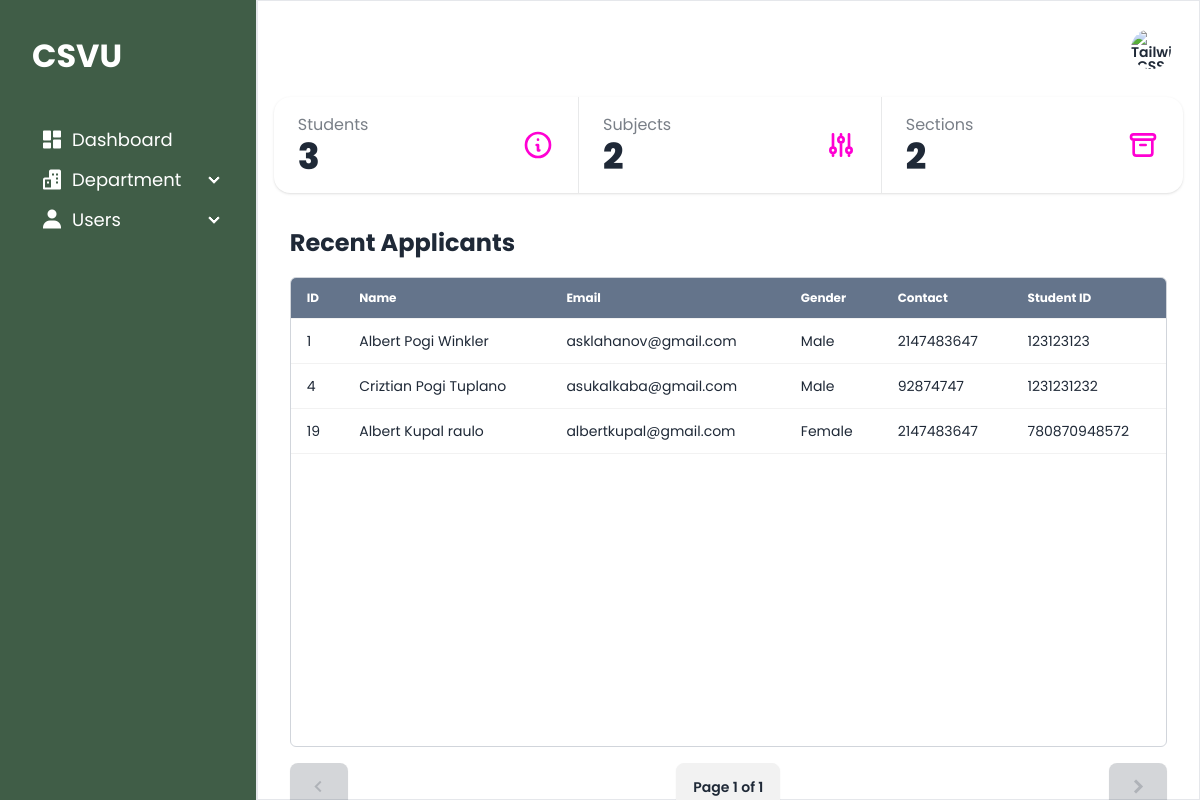
/admin/dashboard.php (signed in), run on an earlier commit of the app's database.
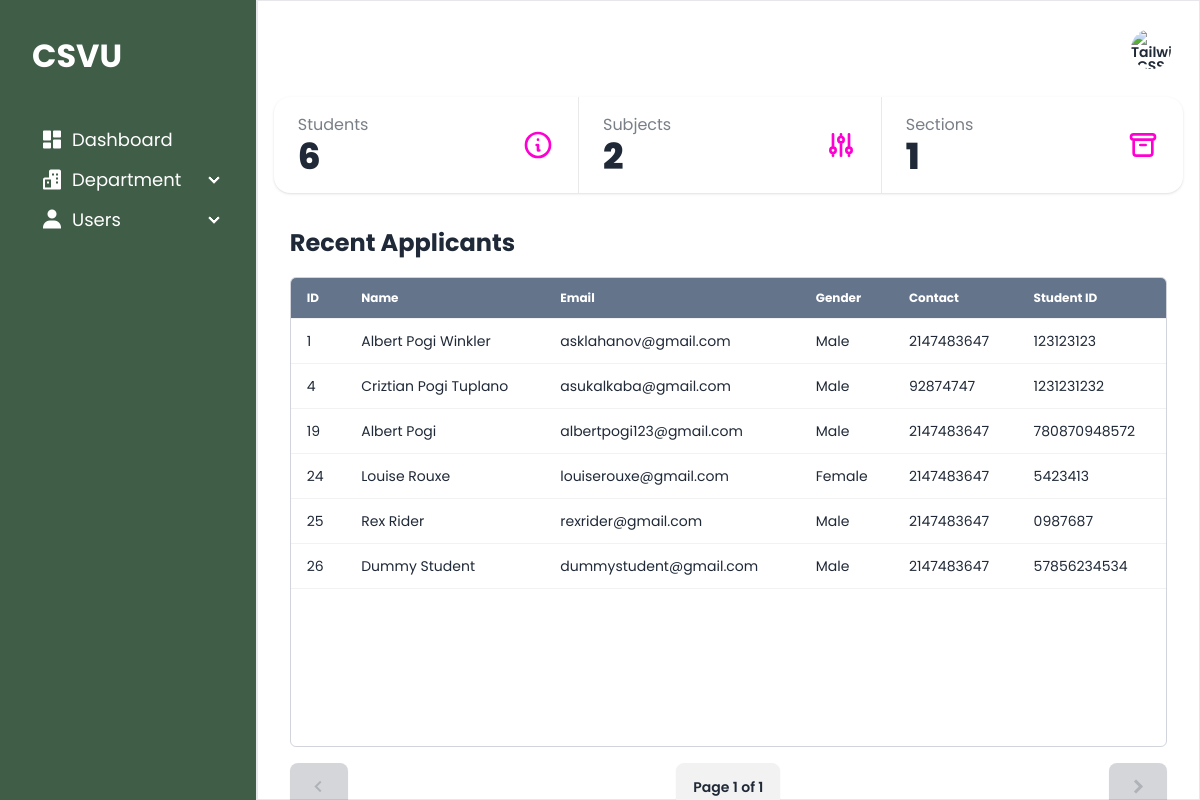
And on a later commit of the database.
### tables this page shows
CREATE TABLE `ap_userdetails` (
  `id` int(12) NOT NULL,
  `firstName` varchar(255) NOT NULL,
  `middleName` varchar(255) NOT NULL,
  `lastName` varchar(255) NOT NULL,
  `email` varchar(255) NOT NULL,
  `password` varchar(255) NOT NULL,
  `gender` varchar(255) NOT NULL,
  `contact` int(11) NOT NULL,
  `birthday` date DEFAULT NULL,
  `year_level` varchar(255) DEFAULT NULL,
  `roles` varchar(255) NOT NULL,
  `sid` varchar(255) DEFAULT NULL
);

### admin/dashboard.php (the view, shortened to what this page needs)
<?php
require("../configuration/config.php");
require_once("../components/header.php");
$limit = 10;
$page = isset($_GET['page']) ? $_GET['page'] : 1;
$start = ($page - 1) * $limit;
$result1 = $dbCon->query("SELECT count(id) AS id FROM ap_userdetails WHERE roles='student'");
$students = $result1->fetch_all(MYSQLI_ASSOC);
$total = $students[0]['id'];
$pages = ceil($total / $limit);
$query = "SELECT * FROM ap_userdetails WHERE roles='student' LIMIT $start, $limit";
$stundetQuery = $dbCon->query("SELECT * FROM ap_userdetails WHERE roles = 'student'");
$studentCount = $stundetQuery->num_rows;
$subjectQuery = $dbCon->query("SELECT * FROM ap_subjects");
$subjectCount = $subjectQuery->num_rows;
$sectionQuery = $dbCon->query("SELECT * FROM ap_sections");
$sectionCount = $sectionQuery->num_rows;
?>
<main class="h-screen flex overflow-hidden">
    <?php require_once("./layout/sidebar.php")  ?>
    <section class="border w-full px-4">
        <?php require_once("./layout/topbar.php") ?>
        <div class="stats shadow w-full mb-8">
            <div class="stat">
                <div class="stat-figure text-secondary">
                    <svg xmlns="http://www.w3.org/2000/svg" fill="none" viewBox="0 0 24 24" class="inline-block w-8 h-8 stroke-current">
                        <path stroke-linecap="round" stroke-linejoin="round" stroke-width="2" d="M13 16h-1v-4h-1m1-4h.01M21 12a9 9 0 11-18 0 9 9 0 0118 0z"></path>
                    </svg>
                </div>
                <div class="stat-title">Students</div>
                <div class="stat-value"><?php echo $studentCount ?></div>
            </div>
            <div class="stat">
                <div class="stat-figure text-secondary">
                </div>
                <div class="stat-title">Subjects</div>
                <div class="stat-value"><?php echo $subjectCount ?></div>
            </div>
            <div class="stat">
                <div class="stat-figure text-secondary">
                    <svg xmlns="http://www.w3.org/2000/svg" fill="none" viewBox="0 0 24 24" class="inline-block w-8 h-8 stroke-current">
                        <path stroke-linecap="round" stroke-linejoin="round" stroke-width="2" d="M5 8h14M5 8a2 2 0 110-4h14a2 2 0 110 4M5 8v10a2 2 0 002 2h10a2 2 0 002-2V8m-9 4h4"></path>
                    </svg>
                </div>
                <div class="stat-title">Sections</div>
                <div class="stat-value">
                    <div class="stat-value"><?php echo $sectionCount ?></div>
                </div>
            </div>
        </div>
        <div class="px-4 flex justify-between flex-col gap-4">
            <div class="flex justify-between items-center">
                <div class="flex justify-between items-center">
                    <h1 class="text-[24px] font-bold">Recent Applicants</h1>
                </div>
            </div>
            <div class="overflow-x-hidden border border-gray-300 rounded-md" style="height: calc(100vh - 330px)">
                <table class="table table-md table-pin-rows table-pin-cols ">
                    <thead>
                        <tr>
                            <th class="bg-slate-500 text-white">ID</th>
                            <td class="bg-slate-500 text-white">Name</td>
                            <td class="bg-slate-500 text-white">Email</td>
                            <td class="bg-slate-500 text-white">Gender</td>
                            <td class="bg-slate-500 text-white">Contact</td>
                            <td class="bg-slate-500 text-white">Student ID</td>
                        </tr>
                    </thead>
                    <tbody>
                        <?php
                        $result = $dbCon->query($query);
                        if ($result->num_rows > 0) {
                            while ($row = $result->fetch_assoc()) {
                                echo "
                                    <tr>
                                        <td>{$row['id']}</td>
                                        <td>{$row['firstName']} {$row['middleName']} {$row['lastName']}</th>
                                        <td>{$row['email']}</td>
                                        <td>" . ucfirst($row['gender']) . "</td>
                                        <td>{$row['contact']}</td>
                                        <td>{$row['sid']}</td>
                                    </tr>
                                ";
                            }
                        } else {
                            echo "
                                <tr>
                                    <td colspan='7'>No records found</td>
                                </tr>
                            ";
                        }
                        ?>
                    </tbody>
                </table>
            </div>
            <div class="flex justify-between items-center">
                <a class="btn text-[24px]" href="<?= $_SERVER['PHP_SELF'] ?>?page=<?= $page - 1 ?>" <?php if ($page - 1 <= 0) { ?> disabled <?php } ?>>
                    <i class='bx bx-chevron-left'></i>
                </a>
                <button class="btn" type="button">Page <?= $page ?> of <?= $pages ?></button>
                <a class="btn text-[24px]" href="<?= $_SERVER['PHP_SELF'] ?>?page=<?= $page + 1 ?>" <?php if ($page + 1 >= $pages) { ?> disabled <?php } ?>>
                    <i class='bx bxs-chevron-right'></i>
                </a>
            </div>
        </div>
    </section>
</main>

### components/header.php (shortened to what this page needs)
<!DOCTYPE html>
<html lang="en">
<head>
    <link href="https://cdn.jsdelivr.net/npm/daisyui@4.5.0/dist/full.min.css" rel="stylesheet" type="text/css" />
    <script src="https://cdn.tailwindcss.com"></script>
    <link href='https://unpkg.com/boxicons@2.1.4/css/boxicons.min.css' rel='stylesheet'>
</head>
<body>

### admin/layout/sidebar.php (shortened to what this page needs)
<?php
   $currentDir = dirname($_SERVER['PHP_SELF']);
   $FirstDir = explode('/', trim($currentDir, '/'));
   $dasboard = "//" . $_SERVER['SERVER_NAME'] . "/" . $FirstDir['0'] . "/admin/dashboard";
   ?>
<aside class="w-[320px] border-r  p-4 flex flex-col gap-4 justify-between sticky top-0 bg-[#405D47] text-white">
    <div class="h-full">
        <h1 class="text-[32px] font-bold p-4">CSVU</h1>
        <nav class="my-4 h-full ">
            <ul class="menu">
                <li><a href="<?php echo $dasboard; ?>">
                        <i class='bx bxs-dashboard text-[24px]'></i>
                        <span class="text-[18px]">Dashboard</span>
                    </a></li>
                <li>
                    <details>
                        <summary>
                            <i class='bx bxs-buildings text-[24px]'></i>
                            <span class="text-[18px]">Department</span>
                        </summary>
                    </details>
                </li>
                <li>
                    <details>
                        <summary>
                            <i class='bx bxs-user text-[24px]'></i>
                            <span class="text-[18px]">Users</span>
                        </summary>
                    </details>
                </li>
            </ul>
        </nav>
    </div>
</aside>

### admin/layout/topbar.php (shortened to what this page needs)
<div class="navbar bg-base-100 flex justify-between items-center my-4">
  <div class="flex-none gap-2">
    <div class="dropdown dropdown-end">
      <div tabindex="0" role="button" class="btn btn-ghost btn-circle avatar">
          <div class="w-10 rounded-full">
          <img alt="Tailwind CSS Navbar component" src="https://daisyui.com/images/stock/photo-1534528741775-53994a69daeb.jpg" />
          </div>
      </div>
    </div>
  </div>
</div>

### components/header.php (style rules this page uses)
body { font-family: 'Poppins', sans-serif; font-size:1rem; line-height:1.5; }

What changed in the data, as far as the page shows it:
changed ap_userdetails id 19: lastName "raulo" → "Pogi"; email "albertkupal@gmail.com" → "albertpogi123@gmail.com"; gender "Female" → "Male"; middleName "Kupal" → (not shown)
added ap_userdetails: id "24", firstName "Louise", lastName "Rouxe", email "louiserouxe@gmail.com", gender "Female", contact "2147483647", sid "5423413"
added ap_userdetails: id "25", firstName "Rex", lastName "Rider", email "rexrider@gmail.com", gender "Male", contact "2147483647", sid "0987687"
added ap_userdetails: id "26", firstName "Dummy", lastName "Student", email "dummystudent@gmail.com", gender "Male", contact "2147483647", sid "57856234534"
Also different on the page:
$studentCount: "3" → "6"
$sectionCount: "2" → "1"
